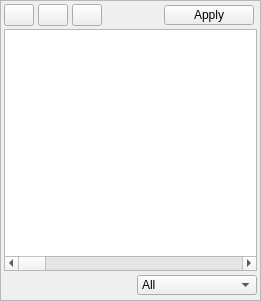
           <widget class="QFrame" name="framePreset">
            <property name="geometry">
             <rect>
              <x>10</x>
              <y>10</y>
              <width>261</width>
              <height>301</height>
             </rect>
            </property>
            <property name="sizePolicy">
             <sizepolicy hsizetype="Preferred" vsizetype="Expanding">
              <horstretch>0</horstretch>
              <verstretch>0</verstretch>
             </sizepolicy>
            </property>
            <property name="minimumSize">
             <size>
              <width>150</width>
              <height>150</height>
             </size>
            </property>
            <property name="maximumSize">
             <size>
              <width>3840</width>
              <height>2160</height>
             </size>
            </property>
            <property name="sizeIncrement">
             <size>
              <width>0</width>
              <height>0</height>
             </size>
            </property>
            <property name="baseSize">
             <size>
              <width>250</width>
              <height>0</height>
             </size>
            </property>
            <property name="frameShape">
             <enum>QFrame::Shape::StyledPanel</enum>
            </property>
            <property name="frameShadow">
             <enum>QFrame::Shadow::Raised</enum>
            </property>
            <layout class="QVBoxLayout" name="verticalLayout_5">
             <property name="spacing">
              <number>6</number>
             </property>
             <property name="leftMargin">
              <number>0</number>
             </property>
             <property name="topMargin">
              <number>0</number>
             </property>
             <property name="rightMargin">
              <number>0</number>
             </property>
             <property name="bottomMargin">
              <number>0</number>
             </property>
             <item>
              <layout class="QGridLayout" name="gridLayout_8">
               <property name="topMargin">
                <number>3</number>
               </property>
               <property name="bottomMargin">
                <number>3</number>
               </property>
               <property name="horizontalSpacing">
                <number>0</number>
               </property>
               <property name="verticalSpacing">
                <number>3</number>
               </property>
               <item row="0" column="10" alignment="Qt::AlignmentFlag::AlignRight|Qt::AlignmentFlag::AlignVCenter">
                <widget class="QPushButton" name="applyPreset">
                 <property name="sizePolicy">
                  <sizepolicy hsizetype="Expanding" vsizetype="Fixed">
                   <horstretch>0</horstretch>
                   <verstretch>0</verstretch>
                  </sizepolicy>
                 </property>
                 <property name="minimumSize">
                  <size>
                   <width>90</width>
                   <height>20</height>
                  </size>
                 </property>
                 <property name="maximumSize">
                  <size>
                   <width>120</width>
                   <height>20</height>
                  </size>
                 </property>
                 <property name="text">
                  <string>Apply</string>
                 </property>
                 <property name="flat">
                  <bool>false</bool>
                 </property>
                </widget>
               </item>
               <item row="0" column="6">
                <widget class="QPushButton" name="editPreset">
                 <property name="enabled">
                  <bool>true</bool>
                 </property>
                 <property name="sizePolicy">
                  <sizepolicy hsizetype="Fixed" vsizetype="Fixed">
                   <horstretch>0</horstretch>
                   <verstretch>0</verstretch>
                  </sizepolicy>
                 </property>
                 <property name="minimumSize">
                  <size>
                   <width>30</width>
                   <height>22</height>
                  </size>
                 </property>
                 <property name="maximumSize">
                  <size>
                   <width>30</width>
                   <height>22</height>
                  </size>
                 </property>
                 <property name="toolTip">
                  <string>Edit</string>
                 </property>
                 <property name="text">
                  <string/>
                 </property>
                </widget>
               </item>
               <item row="0" column="3">
                <spacer name="horizontalSpacer_26">
                 <property name="orientation">
                  <enum>Qt::Orientation::Horizontal</enum>
                 </property>
                 <property name="sizeType">
                  <enum>QSizePolicy::Policy::Fixed</enum>
                 </property>
                 <property name="sizeHint" stdset="0">
                  <size>
                   <width>4</width>
                   <height>9</height>
                  </size>
                 </property>
                </spacer>
               </item>
               <item row="0" column="2">
                <widget class="QPushButton" name="addPreset">
                 <property name="enabled">
                  <bool>true</bool>
                 </property>
                 <property name="sizePolicy">
                  <sizepolicy hsizetype="Fixed" vsizetype="Fixed">
                   <horstretch>0</horstretch>
                   <verstretch>0</verstretch>
                  </sizepolicy>
                 </property>
                 <property name="minimumSize">
                  <size>
                   <width>30</width>
                   <height>22</height>
                  </size>
                 </property>
                 <property name="maximumSize">
                  <size>
                   <width>30</width>
                   <height>22</height>
                  </size>
                 </property>
                 <property name="toolTip">
                  <string>Add</string>
                 </property>
                 <property name="autoFillBackground">
                  <bool>false</bool>
                 </property>
                 <property name="locale">
                  <locale language="English" country="UnitedStates"/>
                 </property>
                 <property name="text">
                  <string/>
                 </property>
                </widget>
               </item>
               <item row="0" column="4">
                <widget class="QPushButton" name="removePreset">
                 <property name="enabled">
                  <bool>true</bool>
                 </property>
                 <property name="sizePolicy">
                  <sizepolicy hsizetype="Fixed" vsizetype="Fixed">
                   <horstretch>0</horstretch>
                   <verstretch>0</verstretch>
                  </sizepolicy>
                 </property>
                 <property name="minimumSize">
                  <size>
                   <width>30</width>
                   <height>22</height>
                  </size>
                 </property>
                 <property name="maximumSize">
                  <size>
                   <width>30</width>
                   <height>22</height>
                  </size>
                 </property>
                 <property name="toolTip">
                  <string>Remove</string>
                 </property>
                 <property name="text">
                  <string/>
                 </property>
                </widget>
               </item>
               <item row="2" column="8" colspan="4" alignment="Qt::AlignmentFlag::AlignRight|Qt::AlignmentFlag::AlignVCenter">
                <widget class="QComboBox" name="comboBoxPreset">
                 <property name="sizePolicy">
                  <sizepolicy hsizetype="Preferred" vsizetype="Fixed">
                   <horstretch>0</horstretch>
                   <verstretch>0</verstretch>
                  </sizepolicy>
                 </property>
                 <property name="minimumSize">
                  <size>
                   <width>120</width>
                   <height>0</height>
                  </size>
                 </property>
                 <property name="maximumSize">
                  <size>
                   <width>130</width>
                   <height>20</height>
                  </size>
                 </property>
                 <item>
                  <property name="text">
                   <string>All</string>
                  </property>
                 </item>
                 <item>
                  <property name="text">
                   <string>CPU Only</string>
                  </property>
                 </item>
                 <item>
                  <property name="text">
                   <string>NVENC Only</string>
                  </property>
                 </item>
                 <item>
                  <property name="text">
                   <string>IntelQSV Only</string>
                  </property>
                 </item>
                </widget>
               </item>
               <item row="0" column="7" colspan="2">
                <spacer name="horizontalSpacer_22">
                 <property name="orientation">
                  <enum>Qt::Orientation::Horizontal</enum>
                 </property>
                 <property name="sizeHint" stdset="0">
                  <size>
                   <width>200</width>
                   <height>9</height>
                  </size>
                 </property>
                </spacer>
               </item>
               <item row="0" column="5">
                <spacer name="horizontalSpacer_27">
                 <property name="orientation">
                  <enum>Qt::Orientation::Horizontal</enum>
                 </property>
                 <property name="sizeType">
                  <enum>QSizePolicy::Policy::Fixed</enum>
                 </property>
                 <property name="sizeHint" stdset="0">
                  <size>
                   <width>4</width>
                   <height>9</height>
                  </size>
                 </property>
                </spacer>
               </item>
               <item row="1" column="1" colspan="11">
                <widget class="QTreeWidget" name="treeWidget">
                 <property name="sizePolicy">
                  <sizepolicy hsizetype="Expanding" vsizetype="Expanding">
                   <horstretch>0</horstretch>
                   <verstretch>0</verstretch>
                  </sizepolicy>
                 </property>
                 <property name="minimumSize">
                  <size>
                   <width>80</width>
                   <height>0</height>
                  </size>
                 </property>
                 <property name="baseSize">
                  <size>
                   <width>0</width>
                   <height>0</height>
                  </size>
                 </property>
                 <property name="styleSheet">
                  <string notr="true"/>
                 </property>
                 <property name="frameShape">
                  <enum>QFrame::Shape::StyledPanel</enum>
                 </property>
                 <property name="frameShadow">
                  <enum>QFrame::Shadow::Raised</enum>
                 </property>
                 <property name="sizeAdjustPolicy">
                  <enum>QAbstractScrollArea::SizeAdjustPolicy::AdjustToContents</enum>
                 </property>
                 <property name="editTriggers">
                  <set>QAbstractItemView::EditTrigger::DoubleClicked|QAbstractItemView::EditTrigger::EditKeyPressed</set>
                 </property>
                 <property name="showDropIndicator" stdset="0">
                  <bool>false</bool>
                 </property>
                 <property name="dragEnabled">
                  <bool>false</bool>
                 </property>
                 <property name="dragDropOverwriteMode">
                  <bool>false</bool>
                 </property>
                 <property name="dragDropMode">
                  <enum>QAbstractItemView::DragDropMode::NoDragDrop</enum>
                 </property>
                 <property name="alternatingRowColors">
                  <bool>true</bool>
                 </property>
                 <property name="textElideMode">
                  <enum>Qt::TextElideMode::ElideRight</enum>
                 </property>
                 <property name="uniformRowHeights">
                  <bool>false</bool>
                 </property>
                 <property name="itemsExpandable">
                  <bool>true</bool>
                 </property>
                 <property name="sortingEnabled">
                  <bool>false</bool>
                 </property>
                 <property name="animated">
                  <bool>false</bool>
                 </property>
                 <property name="wordWrap">
                  <bool>false</bool>
                 </property>
                 <property name="columnCount">
                  <number>41</number>
                 </property>
                 <attribute name="headerVisible">
                  <bool>false</bool>
                 </attribute>
                 <attribute name="headerCascadingSectionResizes">
                  <bool>false</bool>
                 </attribute>
                 <attribute name="headerHighlightSections">
                  <bool>false</bool>
                 </attribute>
                 <attribute name="headerShowSortIndicator" stdset="0">
                  <bool>false</bool>
                 </attribute>
                 <column>
                  <property name="text">
                   <string>      Presets</string>
                  </property>
                  <property name="font">
                   <font>
                    <bold>true</bold>
                   </font>
                  </property>
                  <property name="textAlignment">
                   <set>AlignJustify|AlignVCenter</set>
                  </property>
                 </column>
                 <column>
                  <property name="text">
                   <string>Mode</string>
                  </property>
                  <property name="font">
                   <font>
                    <bold>true</bold>
                   </font>
                  </property>
                  <property name="textAlignment">
                   <set>AlignCenter</set>
                  </property>
                 </column>
                 <column>
                  <property name="text">
                   <string>Rate</string>
                  </property>
                  <property name="font">
                   <font>
                    <bold>true</bold>
                   </font>
                  </property>
                  <property name="textAlignment">
                   <set>AlignCenter</set>
                  </property>
                 </column>
                 <column>
                  <property name="text">
                   <string>Preset</string>
                  </property>
                  <property name="font">
                   <font>
                    <bold>true</bold>
                   </font>
                  </property>
                  <property name="textAlignment">
                   <set>AlignCenter</set>
                  </property>
                 </column>
                 <column>
                  <property name="text">
                   <string>Pass</string>
                  </property>
                  <property name="font">
                   <font>
                    <bold>true</bold>
                   </font>
                  </property>
                  <property name="textAlignment">
                   <set>AlignCenter</set>
                  </property>
                 </column>
                 <column>
                  <property name="text">
                   <string>Audio</string>
                  </property>
                  <property name="font">
                   <font>
                    <bold>true</bold>
                   </font>
                  </property>
                  <property name="textAlignment">
                   <set>AlignCenter</set>
                  </property>
                 </column>
                 <column>
                  <property name="text">
                   <string>Container</string>
                  </property>
                  <property name="font">
                   <font>
                    <bold>true</bold>
                   </font>
                  </property>
                  <property name="textAlignment">
                   <set>AlignCenter</set>
                  </property>
                 </column>
                 <column>
                  <property name="text">
                   <string notr="true">ID 0 - TECHNICAL INFO: Output Parameters</string>
                  </property>
                 </column>
                 <column>
                  <property name="text">
                   <string notr="true">ID 1 - TECHNICAL INFO: Codec</string>
                  </property>
                 </column>
                 <column>
                  <property name="text">
                   <string notr="true">ID 2 - TECHNICAL INFO: Mode</string>
                  </property>
                 </column>
                 <column>
                  <property name="text">
                   <string notr="true">ID 3 - TECHNICAL INFO: Container</string>
                  </property>
                 </column>
                 <column>
                  <property name="text">
                   <string notr="true">ID 4 - TECHNICAL INFO: BQR</string>
                  </property>
                 </column>
                 <column>
                  <property name="text">
                   <string notr="true">ID 5 - TECHNICAL INFO: Maxrate</string>
                  </property>
                 </column>
                 <column>
                  <property name="text">
                   <string notr="true">ID 6 - TECHNICAL INFO: Bufsize</string>
                  </property>
                 </column>
                 <column>
                  <property name="text">
                   <string notr="true">ID 7 - TECHNICAL INFO: Frame Rate</string>
                  </property>
                 </column>
                 <column>
                  <property name="text">
                   <string notr="true">ID 8 - TECHNICAL INFO: Blending</string>
                  </property>
                 </column>
                 <column>
                  <property name="text">
                   <string notr="true">ID 9 - TECHNICAL INFO: Width</string>
                  </property>
                 </column>
                 <column>
                  <property name="text">
                   <string notr="true">ID 10 - TECHNICAL INFO: Height</string>
                  </property>
                 </column>
                 <column>
                  <property name="text">
                   <string notr="true">ID 11 - TECHNICAL INFO: Pass</string>
                  </property>
                 </column>
                 <column>
                  <property name="text">
                   <string notr="true">ID 12 - TECHNICAL INFO: Preset</string>
                  </property>
                 </column>
                 <column>
                  <property name="text">
                   <string notr="true">ID 13 - TECHNICAL INFO: Color Range</string>
                  </property>
                 </column>
                 <column>
                  <property name="text">
                   <string notr="true">ID 14 - TECHNICAL INFO: Min Lum</string>
                  </property>
                 </column>
                 <column>
                  <property name="text">
                   <string notr="true">ID 15 - TECHNICAL INFO: Max Lum</string>
                  </property>
                 </column>
                 <column>
                  <property name="text">
                   <string notr="true">ID 16 - TECHNICAL INFO: Max CLL</string>
                  </property>
                 </column>
                 <column>
                  <property name="text">
                   <string notr="true">ID 17 - TECHNICAL INFO: Max Fall</string>
                  </property>
                 </column>
                 <column>
                  <property name="text">
                   <string notr="true">ID 18 - TECHNICAL INFO: Master Display</string>
                  </property>
                 </column>
                 <column>
                  <property name="text">
                   <string notr="true">ID 19 - TECHNICAL INFO: Chroma Coord</string>
                  </property>
                 </column>
                 <column>
                  <property name="text">
                   <string notr="true">ID 20 - TECHNICAL INFO: White Coord</string>
                  </property>
                 </column>
                 <column>
                  <property name="text">
                   <string notr="true">ID 21 - TECHNICAL INFO: Audio Codec</string>
                  </property>
                 </column>
                 <column>
                  <property name="text">
                   <string notr="true">ID 22 - TECHNICAL INFO: Audio Bitrate</string>
                  </property>
                 </column>
                 <column>
                  <property name="text">
                   <string notr="true">ID 23 - TECHNICAL INFO: Minrate</string>
                  </property>
                 </column>
                 <column>
                  <property name="text">
                   <string notr="true">ID 24 - TECHNICAL INFO: Level</string>
                  </property>
                 </column>
                 <column>
                  <property name="text">
                   <string notr="true">ID 25 - TECHNICAL INFO: Asample Rate</string>
                  </property>
                 </column>
                 <column>
                  <property name="text">
                   <string notr="true">ID 26 - TECHNICAL INFO: Achannels</string>
                  </property>
                 </column>
                 <column>
                  <property name="text">
                   <string notr="true">ID 27 - TECHNICAL INFO: Matrix</string>
                  </property>
                 </column>
                 <column>
                  <property name="text">
                   <string notr="true">ID 28 - TECHNICAL INFO: Primary</string>
                  </property>
                 </column>
                 <column>
                  <property name="text">
                   <string notr="true">ID 29 - TECHNICAL INFO: TRC</string>
                  </property>
                 </column>
                 <column>
                  <property name="text">
                   <string notr="true">ID 30 - TECHNICAL INFO: Preset Name</string>
                  </property>
                 </column>
                 <column>
                  <property name="text">
                   <string notr="true">ID 31 - TECHNICAL INFO: REP_Primary</string>
                  </property>
                 </column>
                 <column>
                  <property name="text">
                   <string notr="true">ID 32 - TECHNICAL INFO: REP_Matrix</string>
                  </property>
                 </column>
                 <column>
                  <property name="text">
                   <string notr="true">ID 33 - TECHNICAL INFO: REP_TRC</string>
                  </property>
                 </column>
                </widget>
               </item>
               <item row="1" column="12">
                <spacer name="horizontalSpacer_21">
                 <property name="orientation">
                  <enum>Qt::Orientation::Horizontal</enum>
                 </property>
                 <property name="sizeType">
                  <enum>QSizePolicy::Policy::Fixed</enum>
                 </property>
                 <property name="sizeHint" stdset="0">
                  <size>
                   <width>3</width>
                   <height>6</height>
                  </size>
                 </property>
                </spacer>
               </item>
               <item row="0" column="11">
                <spacer name="horizontalSpacer_9">
                 <property name="orientation">
                  <enum>Qt::Orientation::Horizontal</enum>
                 </property>
                 <property name="sizeType">
                  <enum>QSizePolicy::Policy::Fixed</enum>
                 </property>
                 <property name="sizeHint" stdset="0">
                  <size>
                   <width>3</width>
                   <height>9</height>
                  </size>
                 </property>
                </spacer>
               </item>
               <item row="1" column="0">
                <spacer name="horizontalSpacer_35">
                 <property name="orientation">
                  <enum>Qt::Orientation::Horizontal</enum>
                 </property>
                 <property name="sizeType">
                  <enum>QSizePolicy::Policy::Fixed</enum>
                 </property>
                 <property name="sizeHint" stdset="0">
                  <size>
                   <width>3</width>
                   <height>6</height>
                  </size>
                 </property>
                </spacer>
               </item>
               <item row="0" column="9">
                <spacer name="horizontalSpacer_30">
                 <property name="orientation">
                  <enum>Qt::Orientation::Horizontal</enum>
                 </property>
                 <property name="sizeHint" stdset="0">
                  <size>
                   <width>40</width>
                   <height>20</height>
                  </size>
                 </property>
                </spacer>
               </item>
               <item row="2" column="7">
                <spacer name="horizontalSpacer_29">
                 <property name="orientation">
                  <enum>Qt::Orientation::Horizontal</enum>
                 </property>
                 <property name="sizeHint" stdset="0">
                  <size>
                   <width>40</width>
                   <height>20</height>
                  </size>
                 </property>
                </spacer>
               </item>
               <item row="2" column="2">
                <spacer name="verticalSpacer_7">
                 <property name="orientation">
                  <enum>Qt::Orientation::Vertical</enum>
                 </property>
                 <property name="sizeType">
                  <enum>QSizePolicy::Policy::Fixed</enum>
                 </property>
                 <property name="sizeHint" stdset="0">
                  <size>
                   <width>20</width>
                   <height>23</height>
                  </size>
                 </property>
                </spacer>
               </item>
              </layout>
             </item>
            </layout>
           </widget>
